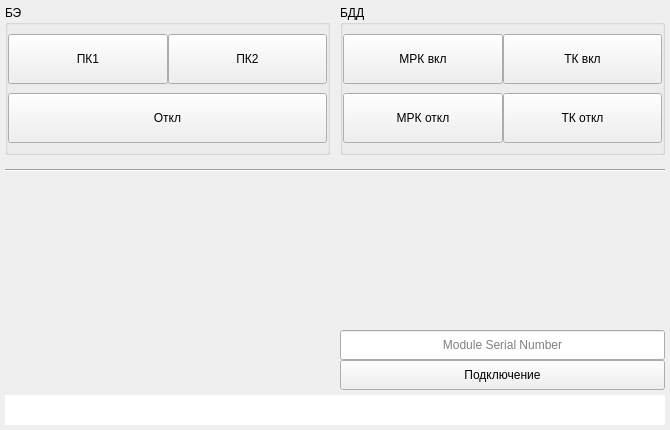
<?xml version="1.0" encoding="UTF-8"?>
<ui version="4.0">
 <class>Form</class>
 <widget class="QWidget" name="Form">
  <property name="geometry">
   <rect>
    <x>0</x>
    <y>0</y>
    <width>670</width>
    <height>430</height>
   </rect>
  </property>
  <property name="sizePolicy">
   <sizepolicy hsizetype="Minimum" vsizetype="Preferred">
    <horstretch>0</horstretch>
    <verstretch>0</verstretch>
   </sizepolicy>
  </property>
  <property name="maximumSize">
   <size>
    <width>16777215</width>
    <height>16777215</height>
   </size>
  </property>
  <property name="sizeIncrement">
   <size>
    <width>0</width>
    <height>0</height>
   </size>
  </property>
  <property name="baseSize">
   <size>
    <width>0</width>
    <height>0</height>
   </size>
  </property>
  <property name="windowTitle">
   <string>Form</string>
  </property>
  <layout class="QGridLayout" name="gridLayout" columnstretch="0,0,0,0,0">
   <item row="1" column="4" rowspan="4">
    <spacer name="horizontalSpacer_4">
     <property name="orientation">
      <enum>Qt::Horizontal</enum>
     </property>
     <property name="sizeType">
      <enum>QSizePolicy::Fixed</enum>
     </property>
     <property name="sizeHint" stdset="0">
      <size>
       <width>5</width>
       <height>100</height>
      </size>
     </property>
    </spacer>
   </item>
   <item row="3" column="1" colspan="3">
    <widget class="Line" name="line">
     <property name="minimumSize">
      <size>
       <width>300</width>
       <height>30</height>
      </size>
     </property>
     <property name="sizeIncrement">
      <size>
       <width>300</width>
       <height>8</height>
      </size>
     </property>
     <property name="baseSize">
      <size>
       <width>300</width>
       <height>10</height>
      </size>
     </property>
     <property name="orientation">
      <enum>Qt::Horizontal</enum>
     </property>
    </widget>
   </item>
   <item row="4" column="2">
    <spacer name="horizontalSpacer_2">
     <property name="orientation">
      <enum>Qt::Horizontal</enum>
     </property>
     <property name="sizeType">
      <enum>QSizePolicy::Fixed</enum>
     </property>
     <property name="sizeHint" stdset="0">
      <size>
       <width>10</width>
       <height>20</height>
      </size>
     </property>
    </spacer>
   </item>
   <item row="1" column="2">
    <spacer name="horizontalSpacer">
     <property name="orientation">
      <enum>Qt::Horizontal</enum>
     </property>
     <property name="sizeType">
      <enum>QSizePolicy::Fixed</enum>
     </property>
     <property name="sizeHint" stdset="0">
      <size>
       <width>10</width>
       <height>20</height>
      </size>
     </property>
    </spacer>
   </item>
   <item row="6" column="1" colspan="3">
    <widget class="QLineEdit" name="statusLineEdit">
     <property name="enabled">
      <bool>true</bool>
     </property>
     <property name="sizePolicy">
      <sizepolicy hsizetype="MinimumExpanding" vsizetype="Minimum">
       <horstretch>0</horstretch>
       <verstretch>0</verstretch>
      </sizepolicy>
     </property>
     <property name="minimumSize">
      <size>
       <width>200</width>
       <height>30</height>
      </size>
     </property>
     <property name="maximumSize">
      <size>
       <width>16777215</width>
       <height>16777215</height>
      </size>
     </property>
     <property name="sizeIncrement">
      <size>
       <width>0</width>
       <height>100</height>
      </size>
     </property>
     <property name="baseSize">
      <size>
       <width>0</width>
       <height>100</height>
      </size>
     </property>
     <property name="acceptDrops">
      <bool>true</bool>
     </property>
     <property name="frame">
      <bool>false</bool>
     </property>
    </widget>
   </item>
   <item row="1" column="3">
    <widget class="QGroupBox" name="GroupBox_BDD">
     <property name="sizePolicy">
      <sizepolicy hsizetype="MinimumExpanding" vsizetype="Preferred">
       <horstretch>0</horstretch>
       <verstretch>0</verstretch>
      </sizepolicy>
     </property>
     <property name="minimumSize">
      <size>
       <width>200</width>
       <height>150</height>
      </size>
     </property>
     <property name="maximumSize">
      <size>
       <width>400</width>
       <height>200</height>
      </size>
     </property>
     <property name="sizeIncrement">
      <size>
       <width>150</width>
       <height>100</height>
      </size>
     </property>
     <property name="baseSize">
      <size>
       <width>200</width>
       <height>100</height>
      </size>
     </property>
     <property name="toolTip">
      <string>&lt;html&gt;&lt;head/&gt;&lt;body&gt;&lt;p&gt;Команды управления БДД&lt;/p&gt;&lt;/body&gt;&lt;/html&gt;</string>
     </property>
     <property name="title">
      <string>БДД</string>
     </property>
     <layout class="QGridLayout" name="gridLayout_3">
      <item row="0" column="0">
       <widget class="QPushButton" name="pushButton_MRK_On">
        <property name="minimumSize">
         <size>
          <width>40</width>
          <height>20</height>
         </size>
        </property>
        <property name="maximumSize">
         <size>
          <width>16777215</width>
          <height>50</height>
         </size>
        </property>
        <property name="text">
         <string>МРК вкл</string>
        </property>
       </widget>
      </item>
      <item row="0" column="1">
       <widget class="QPushButton" name="pushButton_TK_On">
        <property name="minimumSize">
         <size>
          <width>40</width>
          <height>20</height>
         </size>
        </property>
        <property name="maximumSize">
         <size>
          <width>16777215</width>
          <height>50</height>
         </size>
        </property>
        <property name="text">
         <string>ТК вкл</string>
        </property>
       </widget>
      </item>
      <item row="1" column="0">
       <widget class="QPushButton" name="pushButton_MRK_Off">
        <property name="minimumSize">
         <size>
          <width>40</width>
          <height>20</height>
         </size>
        </property>
        <property name="maximumSize">
         <size>
          <width>16777215</width>
          <height>50</height>
         </size>
        </property>
        <property name="text">
         <string>МРК откл</string>
        </property>
       </widget>
      </item>
      <item row="1" column="1">
       <widget class="QPushButton" name="pushButton_TK_Off">
        <property name="minimumSize">
         <size>
          <width>40</width>
          <height>20</height>
         </size>
        </property>
        <property name="maximumSize">
         <size>
          <width>16777215</width>
          <height>50</height>
         </size>
        </property>
        <property name="text">
         <string>ТК откл</string>
        </property>
       </widget>
      </item>
     </layout>
    </widget>
   </item>
   <item row="0" column="1" colspan="3">
    <spacer name="verticalSpacer_3">
     <property name="orientation">
      <enum>Qt::Vertical</enum>
     </property>
     <property name="sizeType">
      <enum>QSizePolicy::Fixed</enum>
     </property>
     <property name="sizeHint" stdset="0">
      <size>
       <width>20</width>
       <height>5</height>
      </size>
     </property>
    </spacer>
   </item>
   <item row="1" column="0" rowspan="4">
    <spacer name="horizontalSpacer_3">
     <property name="orientation">
      <enum>Qt::Horizontal</enum>
     </property>
     <property name="sizeType">
      <enum>QSizePolicy::Fixed</enum>
     </property>
     <property name="sizeHint" stdset="0">
      <size>
       <width>5</width>
       <height>20</height>
      </size>
     </property>
    </spacer>
   </item>
   <item row="1" column="1">
    <widget class="QGroupBox" name="GroupBox_BE">
     <property name="enabled">
      <bool>true</bool>
     </property>
     <property name="sizePolicy">
      <sizepolicy hsizetype="MinimumExpanding" vsizetype="Preferred">
       <horstretch>0</horstretch>
       <verstretch>0</verstretch>
      </sizepolicy>
     </property>
     <property name="minimumSize">
      <size>
       <width>200</width>
       <height>150</height>
      </size>
     </property>
     <property name="maximumSize">
      <size>
       <width>400</width>
       <height>200</height>
      </size>
     </property>
     <property name="sizeIncrement">
      <size>
       <width>150</width>
       <height>100</height>
      </size>
     </property>
     <property name="baseSize">
      <size>
       <width>200</width>
       <height>100</height>
      </size>
     </property>
     <property name="toolTip">
      <string>&lt;html&gt;&lt;head/&gt;&lt;body&gt;&lt;p align=&quot;center&quot;&gt;Команды управления БЭ БДК2&lt;/p&gt;&lt;/body&gt;&lt;/html&gt;</string>
     </property>
     <property name="layoutDirection">
      <enum>Qt::LeftToRight</enum>
     </property>
     <property name="title">
      <string>БЭ</string>
     </property>
     <property name="flat">
      <bool>false</bool>
     </property>
     <property name="checkable">
      <bool>false</bool>
     </property>
     <property name="checked">
      <bool>false</bool>
     </property>
     <layout class="QGridLayout" name="gridLayout_2">
      <item row="0" column="0">
       <widget class="QPushButton" name="pushButton_PK1">
        <property name="minimumSize">
         <size>
          <width>40</width>
          <height>20</height>
         </size>
        </property>
        <property name="maximumSize">
         <size>
          <width>16777215</width>
          <height>50</height>
         </size>
        </property>
        <property name="toolTip">
         <string>&lt;html&gt;&lt;head/&gt;&lt;body&gt;&lt;p&gt;Задействовать полукомплект 1&lt;/p&gt;&lt;/body&gt;&lt;/html&gt;</string>
        </property>
        <property name="text">
         <string>ПК1</string>
        </property>
       </widget>
      </item>
      <item row="0" column="1">
       <widget class="QPushButton" name="pushButton_PK2">
        <property name="minimumSize">
         <size>
          <width>40</width>
          <height>20</height>
         </size>
        </property>
        <property name="maximumSize">
         <size>
          <width>16777215</width>
          <height>50</height>
         </size>
        </property>
        <property name="sizeIncrement">
         <size>
          <width>130</width>
          <height>40</height>
         </size>
        </property>
        <property name="toolTip">
         <string>&lt;html&gt;&lt;head/&gt;&lt;body&gt;&lt;p&gt;Задействовать полукомплект 2&lt;/p&gt;&lt;/body&gt;&lt;/html&gt;</string>
        </property>
        <property name="text">
         <string>ПК2</string>
        </property>
       </widget>
      </item>
      <item row="1" column="0" colspan="2">
       <widget class="QPushButton" name="pushButton_PK_Off">
        <property name="minimumSize">
         <size>
          <width>80</width>
          <height>20</height>
         </size>
        </property>
        <property name="maximumSize">
         <size>
          <width>16777215</width>
          <height>50</height>
         </size>
        </property>
        <property name="toolTip">
         <string>&lt;html&gt;&lt;head/&gt;&lt;body&gt;&lt;p&gt;Отключить БЭ&lt;/p&gt;&lt;/body&gt;&lt;/html&gt;</string>
        </property>
        <property name="text">
         <string>Откл</string>
        </property>
       </widget>
      </item>
     </layout>
    </widget>
   </item>
   <item row="7" column="1" colspan="3">
    <spacer name="verticalSpacer_2">
     <property name="orientation">
      <enum>Qt::Vertical</enum>
     </property>
     <property name="sizeType">
      <enum>QSizePolicy::Fixed</enum>
     </property>
     <property name="sizeHint" stdset="0">
      <size>
       <width>20</width>
       <height>5</height>
      </size>
     </property>
    </spacer>
   </item>
   <item row="4" column="3">
    <layout class="QVBoxLayout" name="verticalLayout">
     <property name="spacing">
      <number>0</number>
     </property>
     <property name="leftMargin">
      <number>0</number>
     </property>
     <property name="topMargin">
      <number>0</number>
     </property>
     <property name="rightMargin">
      <number>0</number>
     </property>
     <property name="bottomMargin">
      <number>0</number>
     </property>
     <item>
      <spacer name="verticalSpacer">
       <property name="orientation">
        <enum>Qt::Vertical</enum>
       </property>
       <property name="sizeType">
        <enum>QSizePolicy::Preferred</enum>
       </property>
       <property name="sizeHint" stdset="0">
        <size>
         <width>20</width>
         <height>16777215</height>
        </size>
       </property>
      </spacer>
     </item>
     <item>
      <widget class="QLineEdit" name="moduleSerialNumberLEdit">
       <property name="enabled">
        <bool>true</bool>
       </property>
       <property name="sizePolicy">
        <sizepolicy hsizetype="Minimum" vsizetype="Fixed">
         <horstretch>0</horstretch>
         <verstretch>0</verstretch>
        </sizepolicy>
       </property>
       <property name="minimumSize">
        <size>
         <width>200</width>
         <height>30</height>
        </size>
       </property>
       <property name="maximumSize">
        <size>
         <width>400</width>
         <height>30</height>
        </size>
       </property>
       <property name="toolTip">
        <string>&lt;html&gt;&lt;head/&gt;&lt;body&gt;&lt;p&gt;Введите серийный номер устройства&lt;/p&gt;&lt;/body&gt;&lt;/html&gt;</string>
       </property>
       <property name="text">
        <string/>
       </property>
       <property name="alignment">
        <set>Qt::AlignCenter</set>
       </property>
       <property name="placeholderText">
        <string>Module Serial Number</string>
       </property>
      </widget>
     </item>
     <item>
      <widget class="QPushButton" name="connectionPButton">
       <property name="enabled">
        <bool>true</bool>
       </property>
       <property name="minimumSize">
        <size>
         <width>200</width>
         <height>30</height>
        </size>
       </property>
       <property name="maximumSize">
        <size>
         <width>400</width>
         <height>30</height>
        </size>
       </property>
       <property name="text">
        <string>Подключение</string>
       </property>
       <property name="flat">
        <bool>false</bool>
       </property>
      </widget>
     </item>
    </layout>
   </item>
   <item row="5" column="1" colspan="3">
    <spacer name="verticalSpacer_4">
     <property name="orientation">
      <enum>Qt::Vertical</enum>
     </property>
     <property name="sizeType">
      <enum>QSizePolicy::Fixed</enum>
     </property>
     <property name="sizeHint" stdset="0">
      <size>
       <width>20</width>
       <height>5</height>
      </size>
     </property>
    </spacer>
   </item>
  </layout>
 </widget>
 <layoutdefault spacing="0" margin="0"/>
 <resources/>
 <connections/>
 <designerdata>
  <property name="gridDeltaX">
   <number>10</number>
  </property>
  <property name="gridDeltaY">
   <number>10</number>
  </property>
  <property name="gridSnapX">
   <bool>true</bool>
  </property>
  <property name="gridSnapY">
   <bool>true</bool>
  </property>
  <property name="gridVisible">
   <bool>true</bool>
  </property>
 </designerdata>
</ui>
